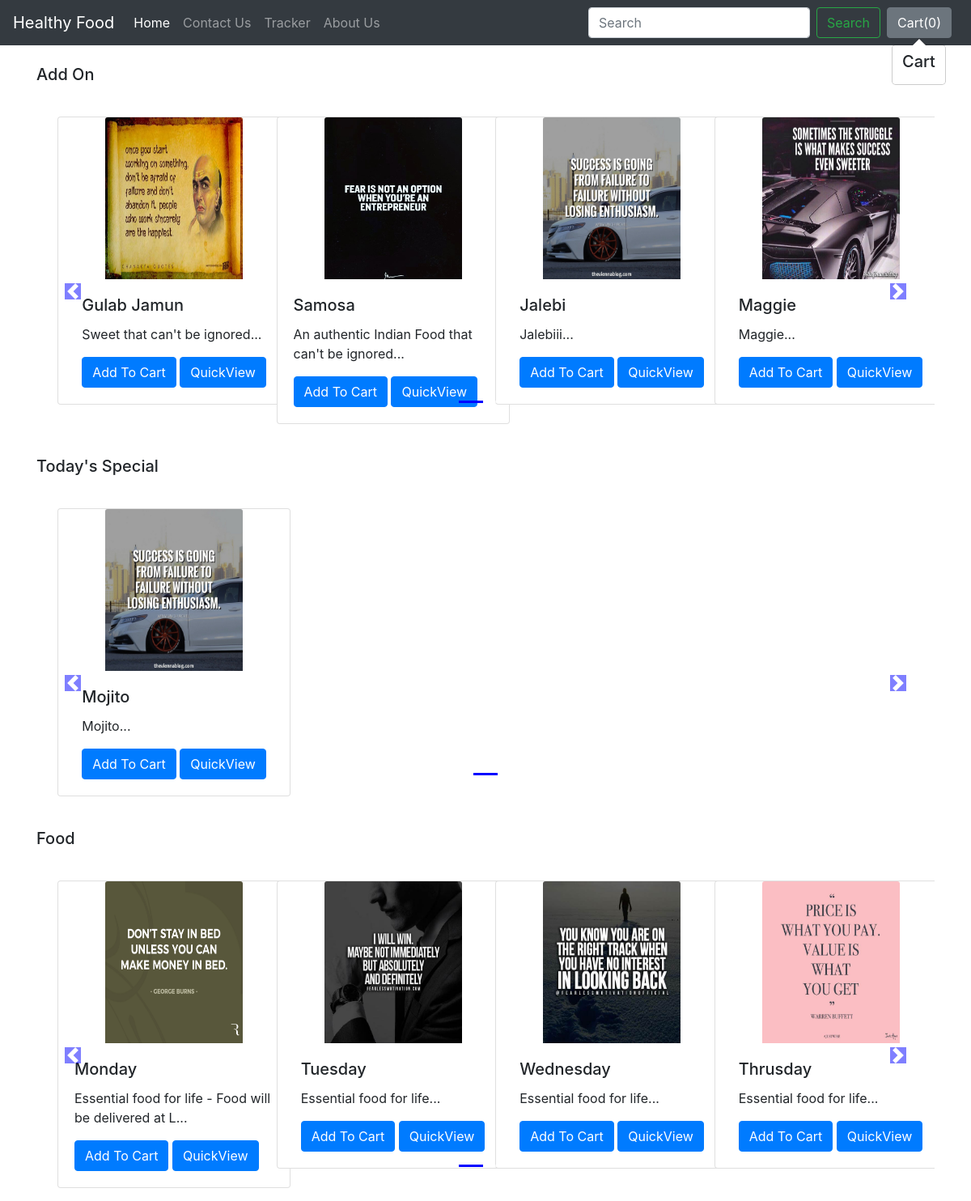
The app's page /shop/ with its own data.
### shop/models.py (models this page shows, shortened)
class Product(models.Model):
    product_id=models.AutoField
    product_name= models.CharField(max_length=50)
    category=models.CharField(max_length=50,default="")
    subcategory=models.CharField(max_length=50,default="")
    price=models.IntegerField(default=0)
    desc=models.CharField(max_length=300)
    pub_date=models.DateField()
    image= models.ImageField(upload_to="shop/images",default="")

### shop/views.py (the view)
# urls.py: path("",views.index,name="ShopHome")
def index(request):
    allProds=[]
    catprods= Product.objects.values('category','id')
    cats={item['category'] for item in catprods}
    for cat in cats:
        prod=Product.objects.filter(category=cat)
        n = len(prod)
        nSlides = n // 4 + ceil((n / 4) - (n // 4))
        allProds.append([prod,range(1,nSlides),nSlides])
    params={'allProds':allProds}
    return render(request, 'shop/index.html', params)

### shop/templates/shop/index.html (shortened to what this page needs)
{% extends 'shop/basic.html' %}
{% block body %}
{% load static %}
<div class="container">
    {% for product, range, nSlides in allProds %}
    <h5 class="my-4">{{product.0.category}}</h5>
    <div class="row">
        <div id="demo{{forloop.counter}}" class="col carousel slide my-3" data-ride="carousel">
            <ul class="carousel-indicators">
                <li data-target="#demo{{forloop.counter}}" data-slide-to="0" class="active"></li>
                {% for i in range %}
                <li data-target="#demo{{forloop.parentloop.counter}}" data-slide-to="{{i}}"></li>
                {% endfor %}
            </ul>
            <div class="container carousel-inner no-padding">
                <div class="carousel-item active">
                    {% for i in product %}
                    <div class="col-xs-3 col-sm-3 col-md-3">
                        <div class="card align-items-center" style="width: 18rem;">
                            <img src='/media/{{i.image}}' class="card-img-top" alt="...">
                            <div class="card-body">
                                <h5 class="card-title" id="namepr{{i.id}}">{{i.product_name}}</h5>
                                <p class="card-text">{{i.desc|slice:"0:53"}}...</p>
                                <span id="divpr{{i.id}}" class="divpr">
                                    <button id="pr{{i.id}}" class="btn btn-primary cart">Add To Cart</button>
                                </span>
                                <a href="/shop/products/{{i.id}}">
                                    <button id="qv{{i.id}}" class="btn btn-primary cart">QuickView</button>
                                </a>
                            </div>
                        </div>
                    </div>
                    {% if forloop.counter|divisibleby:4 and forloop.counter > 0 and not forloop.last %}
                </div>
                <div class="carousel-item">
                    {% endif %}
                    {% endfor %}
                </div>
            </div>
        </div>
        <a class="carousel-control-prev" href="#demo{{forloop.counter}}" data-slide="prev">
            <span class="carousel-control-prev-icon"></span>
        </a>
        <a class="carousel-control-next" href="#demo{{forloop.counter}}" data-slide="next">
            <span class="carousel-control-next-icon"></span>
        </a>
    </div>
    {% endfor %}
</div>
{% endblock %}

### shop/templates/shop/basic.html (shortened to what this page needs)
<!doctype html>
<html lang="en">
  <head>
    <link rel="stylesheet" href="https://stackpath.bootstrapcdn.com/bootstrap/4.2.1/css/bootstrap.min.css">
  </head>
  <body>
    <nav class="navbar navbar-expand-lg navbar-dark bg-dark">
  <a class="navbar-brand" href="/shop">Healthy Food</a>
  <div class="collapse navbar-collapse" id="navbarSupportedContent">
    <ul class="navbar-nav mr-auto">
      <li class="nav-item active">
        <a class="nav-link" href="/shop">Home <span class="sr-only">(current)</span></a>
      </li>
      <li class="nav-item">
        <a class="nav-link" href="/shop/contact">Contact Us</a>
      </li>
        <li class="nav-item">
        <a class="nav-link" href="/shop/tracker">Tracker</a>
      </li>
        <li class="nav-item">
        <a class="nav-link" href="/shop/about">About Us</a>
      </li>
    </ul>
    <form class="form-inline my-2 my-lg-0">
      <input class="form-control mr-sm-2" type="search" placeholder="Search" aria-label="Search">
      <button class="btn btn-outline-success my-2 my-sm-0" type="submit">Search</button>
    </form>
      <button type="button" class="btn btn-secondary mx-2" id="popcart" data-container="body" data-toggle="popover" data-placement="bottom" data-html="true" data-content="Vivamus
sagittis lacus vel augue laoreet rutrum faucibus.">
  Cart(<span id="cart">0</span>)
</button>
  </div>
</nav>
  {% block body %} {% endblock %}
  </body>
</html>

### records on screen
Product: category "Add On", image (picture), product_name "Gulab Jamun", desc "Sweet that can't be ignored"
Product: image (picture), product_name "Samosa", desc "An authentic Indian Food that can't be ignored"
Product: image (picture), product_name "Jalebi", desc "Jalebiii"
Product: image (picture), product_name "Maggie", desc "Maggie"
Product: category "Today's Special", image (picture), product_name "Mojito", desc "Mojito"
Product: category "Food", image (picture), product_name "Monday", desc "Essential food for life - Food will be delivered at L"
Product: image (picture), product_name "Tuesday", desc "Essential food for life"
Product: image (picture), product_name "Wednesday", desc "Essential food for life"
Product: image (picture), product_name "Thrusday", desc "Essential food for life"
